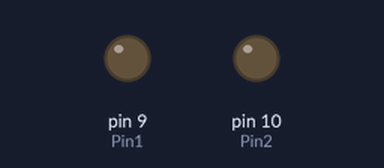
Recording of a sketch running on a simulated Arduino Uno, built with avr-gcc and run on an emulated ATmega328P. On the bench: output pins drawn as LEDs (lit = HIGH).

Above: at 0.6 s.
Timing chart, 0 to 2.1 s (numbered marks = the images above):
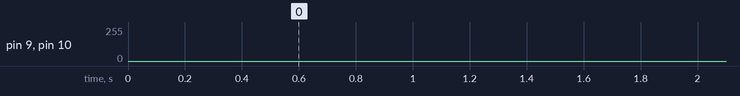

The sketch:

heart_animation.ino
```cpp
// Oscilloscope Heart Code
//originally from sine generator code: https://forum.arduino.cc/index.php?topic=361759.0
//which was base on http://forum.arduino.cc/index.php?topic=8563.0

//x = 5 (sin(t)).^3,
//y = 4 cos(t) − 1.3 cos(2t) − 0.6 cos(3t) − 0.2 cos(4t)

//connect pin 9 to ~8k-10k Ohm + (series with)100nF ceramic cap -> GND, tap the sinewave signal from the point at between the resistor and cap.
//connect pin 10 to ~8k Ohm + (series with)100nF ceramic cap -> GND, tap the sinewave signal from the point at between the resistor and cap.

float wav1[3];//0 frequency, 1 unscaled amplitude, 2 is final amplitude
float wav2[3];//0 frequency, 1 unscaled amplitude, 2 is final amplitude
int average1;
int average2;
const int Pin1 = 9;
const int Pin2 = 10;
float time;
float percentage;
float templitude1;
float templitude2;
float offset = 2.5; // default value 2.5 volt as operating range voltage is 0~5V
float minOutputScale = 0.0;
float maxOutputScale = 5.0;
const int resolution = 1; //this determines the update speed. A lower number means a higher refresh rate.
const float pi = 3.14159;
float coeff = 1;
bool shrink = true;
int num_of_print = 400;

void setup() {
  wav1[0] = 50; //frequency of the sine wave
  wav1[1] = 2.5; // 0V - 2.5V amplitude (Max amplitude + offset) value must not exceed the "maxOutputScale"
  wav2[0] = 50; //frequency of the sine wave
  wav2[1] = 2.5; // 0V - 2.5V amplitude (Max amplitude + offset) value must not exceed the "maxOutputScale"

  TCCR1B = TCCR1B & 0b11111000 | 1;//set timer 1B (pin 9 and 10) to 31250Hz.
  pinMode(Pin1, OUTPUT);
  pinMode(Pin2, OUTPUT);
}

void print_heart(float coefficient){
  time = micros()% 1600000;
  percentage = time / 1100000;
  templitude1 = pow(sin(((percentage) * wav1[0]) * 2 * pi),3);
  wav1[2] = (templitude1 * wav1[1]) + offset; //shift the origin of sinewave with offset.
  wav1[2] = coefficient * wav1[2];

  templitude2 = 0.8*cos(((percentage) * wav2[0]) * 2 * pi) - 0.26*cos(((percentage) * wav2[0]) * 2 * pi * 2) - 0.12*cos(((percentage) * wav2[0]) * 2 * pi * 3) - 0.04*cos(((percentage) * wav2[0]) * 2 * pi * 4);
  wav2[2] = (templitude2 * wav2[1]) + offset;
  wav2[2] = coefficient * wav2[2];

  average1 = mapf(wav1[2],minOutputScale,maxOutputScale,0,255);
  average2 = mapf(wav2[2],minOutputScale,maxOutputScale,0,255);

  analogWrite(9, average1);//set output "voltage"
  analogWrite(10, average2);//set output "voltage"
  delayMicroseconds(resolution);//this is to give the micro time to set the "voltage"
}

void loop() {
  if(shrink){
    coeff = coeff - 0.2;
    for (int i = 0; i <= num_of_print; i++){
      print_heart(coeff);
    }
    shrink = false;
  }
  else{
    coeff = coeff + 0.2;
    for (int i = 0; i <= num_of_print; i++){
      print_heart(coeff);
    }
    shrink = true;
  }

}

// function to map float number with integer scale - courtesy of other developers.
long mapf(float x, float in_min, float in_max, long out_min, long out_max)
{
  return (x - in_min) * (out_max - out_min) / (in_max - in_min) + out_min;
}
```
